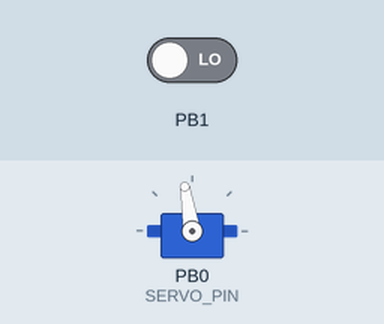
Simulated run of this sketch. Board: ATtiny85, built with avr-gcc and run on an emulated ATtiny85. Shown: servo. The inputs (shaded band) are chosen by the test bench; at power-on: PB1 LOW.

Above: at 0.15 s.
At 0.76 s:
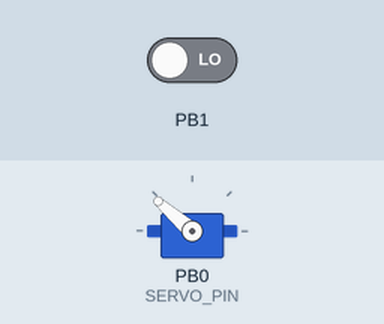
At 1.38 s:
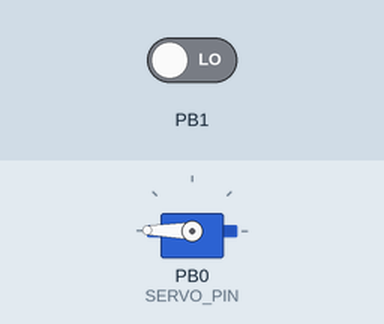
At 2.31 s:
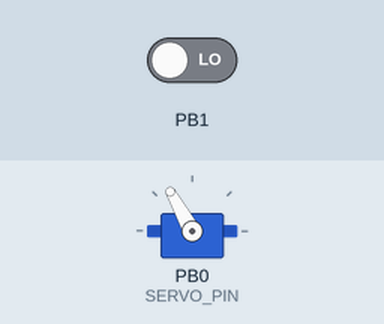
Timing chart, 0 to 4.2 s (numbered marks = the images above):
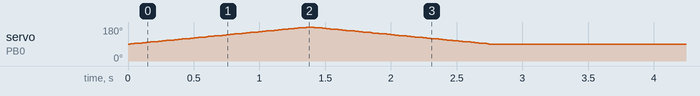

Measured:
- by itself, servo on PB0 (SERVO_PIN): rises from 90° to 179° in 1.3 s, then falls to 90° in 1.4 s

The sketch:

shoot.ino
```cpp
#include <SoftwareServo.h>
#include <tiny_IRremote.h>

int pos = 0;                           // variable to store the servo position
int SERVO_PIN = PB0;
int RECV_PIN = PB1;
bool hit = false;
bool first = true;

SoftwareServo myservo;
IRrecv irrecv(RECV_PIN);
decode_results results;

void setup()
{
  irrecv.enableIRIn();                        // Start the receiverirrecv.enableIRIn(); // Start the receiver
  myservo.attach(SERVO_PIN);                  // attaches the servo on PB0 to the servo object

  //  myservo.write(90);
  //  delay(20);
  //  SoftwareServo::refresh();
}

void loop()
{
  if (first) {
    warmup();
    first = false;
  }

  if (irrecv.decode(&results) && !hit) {
    hit = true;
    shoot();
    irrecv.resume();
  }
}

void shoot() {

  myservo.write(180);              // tell servo to go to position in variable 'pos'
  SoftwareServo::refresh();        // must call at least once every 50ms or so to keep your servos updating
  delay(1000);                       // waits 15ms for the servo to reach the positionmyservo.write(0);              // tell servo to go to position in variable 'pos'

  myservo.write(90);              // tell servo to go to position in variable 'pos'
  SoftwareServo::refresh();        // must call at least once every 50ms or so to keep your servos updating
  delay(1000);

  hit = false;
}

void warmup()
{
  for(pos = 90; pos < 180; pos += 1)  // goes from 0 degrees to 180 degrees
  {                                  // in steps of 1 degree
    myservo.write(pos);              // tell servo to go to position in variable 'pos'
    SoftwareServo::refresh();        // must call at least once every 50ms or so to keep your servos updating
    delay(15);                       // waits 15ms for the servo to reach the position
  }
  for(pos = 180; pos>=90; pos-=1)     // goes from 180 degrees to 0 degrees
  {
    myservo.write(pos);              // tell servo to go to position in variable 'pos'
    SoftwareServo::refresh();
    delay(15);                       // waits 15ms for the servo to reach the position
  }
}
```
